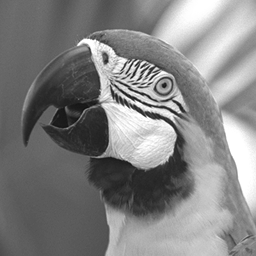
%> input picture Parrots.tif, 256 x 256 px
$ octave arun_2DCS_ETC.m   (GNU Octave 9; MATLAB toolbox functions it lacks are replaced by stand-ins)
%> lines starting %> are read from the running program, lines starting %| are printed output that depends on the picture
### Scramble.m
%
% function encrypted_image = Scramble (Index, original_image)
%
%   This function performs global random permutation (GRP) encryption.
%
%   Inputs
%   original_image: the original image which is required to be encrypted.
%   Index: random index for global random permutation

%   Outputs
%   encrypted_image: the encrypted image by using GRP encryption.

%  Originally written by Bo Zhang(email: zhangboswjtu@163.com), Army Engineering University.

% This program is free software; you can redistribute it and/or
% modify it under the terms of the GNU General Public License
% as published by the Free Software Foundation; either version 2
% of the License, or (at your option) any later version.
%
% This program is distributed in the hope that it will be useful,
% but WITHOUT ANY WARRANTY; without even the implied warranty of
% MERCHANTABILITY or FITNESS FOR A PARTICULAR PURPOSE.  See the
% GNU General Public License for more details.


function encrypted_image = Scramble (Index, original_image)

[row, col] = size(original_image);

size_images = row;

 vec_reshape_image = reshape(original_image, size_images * size_images, 1);        %    图像列处理化

 enc_vec_reshape_image = zeros(size_images * size_images, 1);            %    加密后图像

 for i=1: 1: size_images * size_images

     enc_vec_reshape_image (i) =  vec_reshape_image(Index(i));

 end

 encrypted_image = reshape(enc_vec_reshape_image, size_images, size_images);

### negative_postive_transform.m

%
% function dencrypted_image_NPT = negative_postive_inverse_transform (original_image, RBI_matrix, size_images)
%
%   This function performs NPT encryption.
%
%   Inputs
%   original_image: the original image which is required to be encrypted.
%   RBI_matrix: random binary integer matrix
%   size_images: the size of the image
%   Outputs
%   encrypted_image_NPT: the encrypted image by using NPT  encryption.

%  Originally written by Bo Zhang(email: zhangboswjtu@163.com), Army Engineering University.

% This program is free software; you can redistribute it and/or
% modify it under the terms of the GNU General Public License
% as published by the Free Software Foundation; either version 2
% of the License, or (at your option) any later version.
%
% This program is distributed in the hope that it will be useful,
% but WITHOUT ANY WARRANTY; without even the implied warranty of
% MERCHANTABILITY or FITNESS FOR A PARTICULAR PURPOSE.  See the
% GNU General Public License for more details.

function encrypted_image_NPT = negative_postive_transform (original_image, RBI_matrix, size_images)


for i = 1: size_images

    for j = 1: size_images


        if RBI_matrix  (i, j) ==1

          encrypted_image_NPT  (i, j) =   256-original_image (i, j);

        else

          encrypted_image_NPT  (i, j) =   original_image (i, j);

        end

    end

end

### SQ_Coding.m
%
% function [y_q rate] = SQ_Coding(y, quantizer_bitdepth, num_rows, num_cols)
%
%   This function performs SQ coding on the block measurements. For
%   simplicity, this function assumes that coding and decoding occurs
%   at the same place. Therefore, the final output is recovered measurement.
%   Unlike BCS-SPL and MH-BCS-SPL, MS-BCS-SPL has different data structure.
%   Therefore, the procedure is divided by two and handles the data
%   accordingly.
%
%   Inputs
%   y: block-by-block sampled measurements
%   quantizer_bitdepth: quantizer bit depth
%   num_rows: number of rows of the original image
%   num_cols: number of columns of the original image
%
%   Outputs
%   y_q: quantized measurements
%   rate: rate information reprensted as entropy

%
% DPCM for BCS-SPL: Differential Pulse-Code Modulation for
% Block Compressed Sensing - Smooth Projected Landweber
% Copyright (C) 2012  James E. Fowler
% http://www.ece.mstate.edu/~fowler
%
% This program is free software; you can redistribute it and/or
% modify it under the terms of the GNU General Public License
% as published by the Free Software Foundation; either version 2
% of the License, or (at your option) any later version.
%
% This program is distributed in the hope that it will be useful,
% but WITHOUT ANY WARRANTY; without even the implied warranty of
% MERCHANTABILITY or FITNESS FOR A PARTICULAR PURPOSE.  See the
% GNU General Public License for more details.
%
% You should have received a copy of the GNU General Public License
% along with this program; if not, write to the Free Software
% Foundation, Inc., 675 Mass Ave, Cambridge, MA 02139, USA.
%
%   Originally written by SungKwang Mun, Mississippi State University.
%

function [y_q, rate] = SQ_Coding(y, quantizer_bitdepth, num_rows, num_cols)


if iscell(y) % quantization for cell form of data (MS-BCS-SPL)
    y_max = max(y{1}(:));     y_min = min(y{1}(:));

    % q: stepsize
    q = (y_max - y_min)/2^quantizer_bitdepth;

    yq = cell(1, length(y));     y_q = cell(1, length(y));

    % baseband coding
    yq{1} = round(y{1}/q);
    % y_rate is to measure entropy
    y_rate = yq{1}(:);
    y_q{1} =  yq{1}*q;

    % subband coding
    for i = 1:length(y)-1
        for subband = 1:3
            yq{i+1}{subband} = round(y{i+1}{subband}/q);
            y_rate = [y_rate; yq{i+1}{subband}(:)];
            y_q{i+1}{subband} = yq{i+1}{subband}*q;
        end
    end
    total_pixels = num_rows*num_cols;
    rate = Measurement_Entropy(y_rate(:),total_pixels);

else % quantization for vector form or matrix form of data
    y_max = max(y(:)); y_min = min(y(:));
    % q: stepsize
    q = (y_max - y_min)/2^quantizer_bitdepth;

    % simple scalar quantization
    yq = round(y/q);

    total_pixels = num_rows*num_cols;
    rate = Measurement_Entropy(yq(:),total_pixels);
    y_q = yq*q;

end

### Measurement_Entropy.m
%
% function H = Measurement_Entropy(y, total_pixels)
%
%   This function performs calculation of the entropy of the input
%   frequency of the measurements y. Because of the dimensional reduction
%   property of CS, we take into account the number of total pixels in
%   the image.
%
%   Inputs
%   y: (quantized) measurements
%   total_pixels: total number of pixels of the image to be reconstructed
%
%   Outputs
%   H: entropy
%

%
% DPCM for BCS-SPL: Differential Pulse-Code Modulation for
% Block Compressed Sensing - Smooth Projected Landweber
% Copyright (C) 2012  James E. Fowler
% http://www.ece.mstate.edu/~fowler
%
% This program is free software; you can redistribute it and/or
% modify it under the terms of the GNU General Public License
% as published by the Free Software Foundation; either version 2
% of the License, or (at your option) any later version.
%
% This program is distributed in the hope that it will be useful,
% but WITHOUT ANY WARRANTY; without even the implied warranty of
% MERCHANTABILITY or FITNESS FOR A PARTICULAR PURPOSE.  See the
% GNU General Public License for more details.
%
% You should have received a copy of the GNU General Public License
% along with this program; if not, write to the Free Software
% Foundation, Inc., 675 Mass Ave, Cambridge, MA 02139, USA.
%

%
%   Originally written by SungKwang Mun, Mississippi State University
%

function H = Measurement_Entropy(y, total_pixels)

% assumed that y is vector.
y = y(:);

nbin = unique(y);
frequency = hist(y,nbin);

p = frequency/sum(frequency);
p(p==0) = 1;
H = sum(-p.*log2(p));

% total pixel is used to calculate the real entropy
H = H*numel(y)/total_pixels;


### TDPG_ED.m

% function reconstructed_image = 2DPG_ED (Y, Phi1, Phi2,  RBI_matrix, Index,
% ...num_rows, num_cols, num_levels)

%  This function performs image reconstruciton by using 2D projected
%  gradient with embedding decryption (2DPG-ED) algorithm.

%   Inputs
%   Y: the 2DCS samples.
%   Phi1, Phi2: the measurement matrices.
%   RBI_matrix: : the random binary integer matrix which is used for NPT encryption.
%   Index: the random index for global random permutation.
%   num_rows: the number of rows.
%   num_cols: the number of columns.
%   num_levels: Wavelet decomposition level.
%   Outputs
%   reconstructed_image: the reconstructed image by using 2DPG-ED algorithm.

%  For more details, please refer to the following paper.
%  Bo Zhang, Di Xiao and Yong Xiang, "Robust coding of encrypted images via 2D
%  compressed sensing," IEEE Transctions on Multimedia,2020, accepted.
%  Originally written by Bo Zhang(email: zhangboswjtu@163.com), Army Engineering University.

% This program is free software; you can redistribute it and/or
% modify it under the terms of the GNU General Public License
% as published by the Free Software Foundation; either version 2
% of the License, or (at your option) any later version.
%
% This program is distributed in the hope that it will be useful,
% but WITHOUT ANY WARRANTY; without even the implied warranty of
% MERCHANTABILITY or FITNESS FOR A PARTICULAR PURPOSE.  See the
% GNU General Public License for more details.


function reconstructed_image = TDPG_ED (Y, Phi1, Phi2,  RBI_matrix, Index, num_rows, num_cols, num_levels)

addpath('C:\Users\zb\Desktop\TDCS-ETC\mywork');                      %    functions


lambda = 6;                            %  the convergence-control factor

max_iterations = 200;            %  maximum iteration number

TOL = 0.0001;                         %  the given error tolerance

D_prev = 0;

num_factor = 0;

 pinvPhi1 =  pinv (Phi1);

 pinvPhi2 = pinv (Phi2');

X = pinvPhi1 * Y * pinvPhi2;         %    Initialization

for i = 1:max_iterations


 [X, D] = SPLIterationBivariate (Y, X, Phi1, Phi2,   pinvPhi1, pinvPhi2, RBI_matrix, Index, num_rows, num_cols, lambda, num_levels);


 % if the difference between the current solution and the previous solution is smaller
 % than the given error tolerance, break.

  if ((D_prev ~= 0) && (abs(D - D_prev) < TOL))

          break;

  end

  D_prev = D;

end

end_level = 1;

[X D] = SPLIterationBivariate (Y, X, Phi1, Phi2,  pinvPhi1, pinvPhi2, RBI_matrix, Index, num_rows, num_cols, lambda, num_levels);


X = negative_postive_inverse_transform (X, RBI_matrix, num_rows);

reconstructed_image = Unscramble (Index, X);


%%%%%%%%%%%%%%%%%%%%%%%%%%%%%%%%%%%%%%%%%%%%%%%%%%%%%%%%%%%%%%%%%%%%%%%%%


function [X, D] = SPLIterationBivariate(Y, X, Phi1, Phi2, pinvPhi1, pinvPhi2, NPT_model, Index, num_rows, num_cols, lambda, num_levels)

[af, sf] = farras;

L = 12;

r = 0.8;                                     %   the step-size

X1 = X;                                     %    Save the previous solution

X = negative_postive_inverse_transform (X, NPT_model, num_rows);

X_hat  = Unscramble (Index, X);

% Gradient descent in spatial domain

X_hat = X_hat - r * derivating_of_TV(X_hat, num_rows);

% Bivariate shrinkage in wavelet domain

X_check = dwt2D(symextend(X_hat, L * 2^(num_levels - 1)), ...
    num_levels, af);

if (nargin == 9)

  end_level = 1;

else

  end_level = num_levels - 1;

end

X_check = SPLBivariateShrinkage(X_check, end_level, lambda);

X_bar = idwt2D(X_check, num_levels, sf);

Irow = (L * 2^(num_levels - 1) + 1):(L * 2^(num_levels - 1) + num_rows);

Icol = (L * 2^(num_levels - 1) + 1):(L * 2^(num_levels - 1) + num_cols);

X_bar = X_bar(Irow, Icol);

% Projection onto the solution space in cipher domain

X_bar = Scramble (Index, X_bar);

X_bar = negative_postive_transform (X_bar, NPT_model, num_rows);

X = X_bar +  pinvPhi1 * (Y-Phi1 *X_bar * Phi2')* pinvPhi2;

D = RMS(X, X1);


%%%%%%%%%%%%%%%%%%%%%%%%%%%%%%%%%%%%%%%%%%%%%%%%%%%%%%%%%%%%%%%%%%%%%%%%%


% [25 lines left out: function SPLBivariateShrinkage, not called in this run]

### arun_2DCS_ETC.m
%
% 2DCS-ETC scheme: 2D Compressed Sensing based Encryption-Then-Compression.
% This code runs the experiments for 2DCS-ETC scheme.

%  Bo Zhang, Di Xiao and Yong Xiang, "Robust coding of encrypted images via 2D
%  compressed sensing," IEEE Transctions on Multimedia,2020, accepted.
%
%  Originally written by Bo Zhang(email: zhangboswjtu@163.com), Army Engineering University.

% This program is free software; you can redistribute it and/or
% modify it under the terms of the GNU General Public License
% as published by the Free Software Foundation; either version 2
% of the License, or (at your option) any later version.
%
% This program is distributed in the hope that it will be useful,
% but WITHOUT ANY WARRANTY; without even the implied warranty of
% MERCHANTABILITY or FITNESS FOR A PARTICULAR PURPOSE.  See the
% GNU General Public License for more details.

clc;

clear;

addpath('C:\Users\zb\Desktop\TDCS-ETC\dataset11');                   %    The test images

addpath('C:\Users\zb\Desktop\TDCS-ETC\WaveletSoftware');       %     WaveletSoftware

addpath('C:\Users\zb\Desktop\TDCS-ETC\mywork');                      %    functions

%%  ¡ª ¡ª ¡ª ¡ª ¡ª  ¡ª ¡ª ¡ª ¡ª ¡ª ¡ª ¡ª ¡ª ¡ª ¡ª ¡ª ¡ª ¡ª ¡ª ¡ª ¡ª ¡ª ¡ª ¡ª ¡ª ¡ª ¡ª ¡ª ¡ª ¡ª ¡ª ¡ª ¡ª ¡ª ¡ª ¡ª ¡ª ¡ª

% [15 lines of commented-out code are left out]

filename = 'Parrots';

original_filename = [ filename '.tif'];

original_image = double(imread(original_filename));
%> original_image: size 256x256 double; min 15, max 255, mean 130.5; mean of the top-left, top-right, bottom-left and bottom-right quarters 103.6, 168.6, 93.2, 156.4

[num_rows, num_cols] = size(original_image);
%> num_rows = 256; num_cols = 256

%  ¡ª ¡ª ¡ª ¡ª ¡ª  ¡ª ¡ª ¡ª ¡ª ¡ª ¡ª ¡ª ¡ª ¡ª ¡ª ¡ª ¡ª ¡ª ¡ª ¡ª ¡ª ¡ª ¡ª ¡ª ¡ª ¡ª ¡ª ¡ª ¡ª ¡ª ¡ª ¡ª ¡ª ¡ª ¡ª ¡ª ¡ª ¡ª

%  Parameters

subrate = 0.5;                                         %   subrate

quantizer_bitdepth = 6;                         %    quantizer_bitdepth

size_images = 256;                                %    the number of rows (or columns) of the image ( square matrix only! )

num_levels = 3;                                     %    Wavelet decomposition level


%%  image encryption

%  global random permutation (GRP) operation

 Index = randperm (size_images * size_images);                                       %    generate a random index for GRP operation

 intermediate_encrypted_image = Scramble (Index, original_image);
%> in Scramble, `encrypted_image = reshape(enc_vec_reshape_image, size_images, size_ima..`:
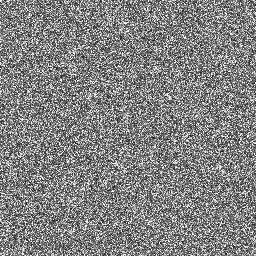
%> encrypted_image: size 256x256 double; min 15, max 255, mean 130.5; mean of the top-left, top-right, bottom-left and bottom-right quarters 130.7, 130.2, 130.3, 130.6

 %  ¡ª ¡ª ¡ª ¡ª ¡ª  ¡ª ¡ª ¡ª ¡ª ¡ª ¡ª ¡ª ¡ª ¡ª ¡ª ¡ª ¡ª ¡ª ¡ª ¡ª ¡ª ¡ª ¡ª ¡ª ¡ª ¡ª ¡ª ¡ª ¡ª ¡ª ¡ª ¡ª ¡ª ¡ª ¡ª ¡ª ¡ª ¡ª

%  negative-positive transformation (NPT) operation

 RBI_matrix = zeros (size_images, size_images);  %  generate a random binary integer matrix for  NPT operation

for i = 1: size_images

    for j = 1: size_images

        Permutation = randperm ( 2 )  ;

        if Permutation (1) ==1

          RBI_matrix  (i, j) = 0;

        else

          RBI_matrix  (i, j) = 1;

        end

    end

end

% NPT encryption

final_encrypted_image = negative_postive_transform (intermediate_encrypted_image, RBI_matrix, size_images);
%> after the loop in negative_postive_transform, `for i = 1: size_images`:
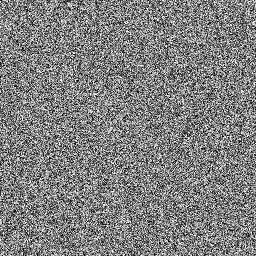
%> encrypted_image_NPT: size 256x256 double; min 1, max 255, mean 128


%% Encrypted-image compression

 %  Gray mapping operation

  template_matrix = zeros (size_images, size_images);     %   generate a template matrix

for i=1:1:size_images

    for j =1:1:size_images

    template_matrix (i, j)  = 128;

    end

end

final_encrypted_image_GM = final_encrypted_image - template_matrix;

%  ¡ª ¡ª ¡ª ¡ª ¡ª  ¡ª ¡ª ¡ª ¡ª ¡ª ¡ª ¡ª ¡ª ¡ª ¡ª ¡ª ¡ª ¡ª ¡ª ¡ª ¡ª ¡ª ¡ª ¡ª ¡ª ¡ª ¡ª ¡ª ¡ª ¡ª ¡ª ¡ª ¡ª ¡ª ¡ª ¡ª ¡ª ¡ª

%   2D compressed sensing (2DCS)

%  generate two random measurement matrices

M = round(sqrt(subrate * size_images* size_images));

Phi1 = orth(randn(size_images, size_images))';

Phi1 = Phi1(1:M, :);

Phi2 = orth(randn(size_images, size_images))';

Phi2 = Phi2(1:M, :);

tic;

Y =  Phi1 * final_encrypted_image_GM * Phi2';                 %   2DCS projection

time_encoder = toc;

%  Scalar quantization

[yq, rate_sq] = SQ_Coding (Y, quantizer_bitdepth, num_rows, num_cols);
%> in SQ_Coding, `y_max = max(y(:))`: y_max = 240.5
%> in SQ_Coding, `y_min = min(y(:))`: y_min = -239.6
%> in SQ_Coding, `q = (y_max - y_min)/2^quantizer_bitdepth;`: q = 7.5
%> in Measurement_Entropy, `nbin = unique(y);`: nbin = 65 values from -32 to 32
%> in Measurement_Entropy, `frequency = hist(y,nbin);`: frequency = 65 values, max 1673 at index 33, min 1 at index 1, mean 504
%> in Measurement_Entropy, `p = frequency/sum(frequency);`: p = 65 values, max 0.0511 at index 33, min 3.05e-05 at index 1, mean 0.0154
%> in Measurement_Entropy, `H = sum(-p.*log2(p));`: H = 5.02
%> in Measurement_Entropy, `H = H*numel(y)/total_pixels;`: H = 2.51
%> rate_sq = 2.51


%%  Image reconstruction

% Locally recover the 2DCS samples of the final_encrypted_image

Y_template_matrix =  Phi1 *  template_matrix * Phi2';      %   Recover the 2DCS samples of the template matrix at the decoder side

Yq =yq + Y_template_matrix;                                             %   Recover the 2DCS samples

% Image reconstruciton by using 2D projected gradient with embedding decryption (2DPG-ED) algorithm.

tic;

reconstructed_image = TDPG_ED (Yq, Phi1, Phi2, ...
    RBI_matrix, Index, num_rows, num_cols, num_levels);
%> the run ends on the next line

$ run again, with Monarch.tif copied over Parrots.tif
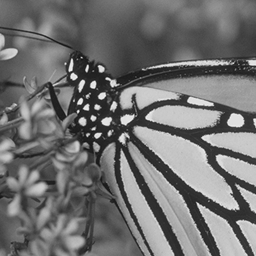
%> input picture Monarch.tif, 256 x 256 px
%> in Scramble, `encrypted_image = reshape(enc_vec_reshape_image, size_images, size_ima..`:
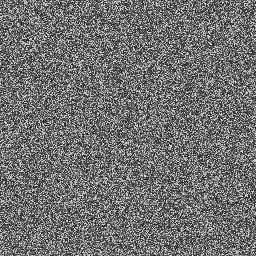
%> encrypted_image: size 256x256 double; min 16, max 243, mean 112.9; mean of the top-left, top-right, bottom-left and bottom-right quarters 113, 112.3, 113.3, 112.8
%> after the loop in negative_postive_transform, `for i = 1: size_images`:
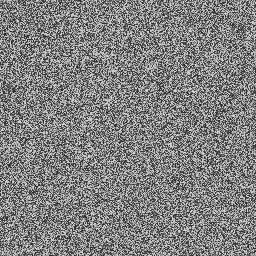
%> encrypted_image_NPT: size 256x256 double; min 13, max 243, mean 128.3
%> y_max = 204.2
%> y_min = -238.4
%> q = 6.91
%> nbin = 63 values from -34 to 30
%> frequency = 63 values, max 1641 at index 32, min 1 at index 1, mean 520
%> p = 63 values, max 0.0501 at index 32, min 3.05e-05 at index 1, mean 0.0159
%> in Measurement_Entropy, `H = sum(-p.*log2(p));`: H = 5.04
%> in Measurement_Entropy, `H = H*numel(y)/total_pixels;`: H = 2.52

$ run again, with barbara.tif copied over Parrots.tif
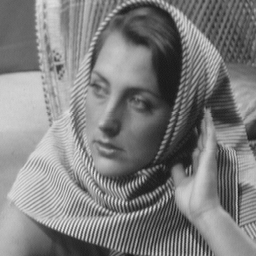
%> input picture barbara.tif, 256 x 256 px
%> in Scramble, `encrypted_image = reshape(enc_vec_reshape_image, size_images, size_ima..`:
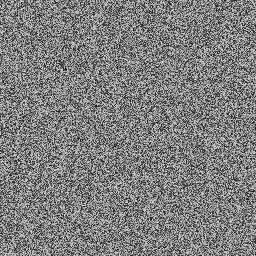
%> encrypted_image: size 256x256 double; min 23, max 231, mean 126.4; mean of the top-left, top-right, bottom-left and bottom-right quarters 126.6, 125.8, 126.6, 126.7
%> after the loop in negative_postive_transform, `for i = 1: size_images`:
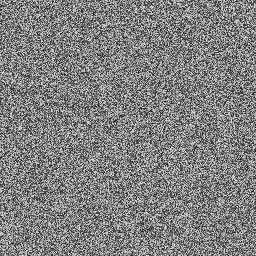
%> encrypted_image_NPT: size 256x256 double; min 23, max 233, mean 128.1
%> y_max = 208.6
%> y_min = -207.8
%> q = 6.51
%> nbin = 60 values from -32 to 32
%> frequency = 60 values, max 1749 at index 30, min 1 at index 1, mean 546
%> p = 60 values, max 0.0534 at index 30, min 3.05e-05 at index 1, mean 0.0167
%> in Measurement_Entropy, `H = sum(-p.*log2(p));`: H = 5.01
%> in Measurement_Entropy, `H = H*numel(y)/total_pixels;`: H = 2.5

$ run again, with boats.tif copied over Parrots.tif
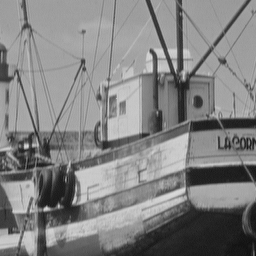
%> input picture boats.tif, 256 x 256 px
%> in Scramble, `encrypted_image = reshape(enc_vec_reshape_image, size_images, size_ima..`:
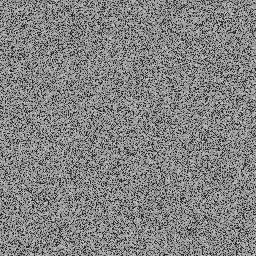
%> encrypted_image: size 256x256 double; min 11, max 220, mean 130.2; mean of the top-left, top-right, bottom-left and bottom-right quarters 130.3, 130.2, 130.3, 129.9
%> after the loop in negative_postive_transform, `for i = 1: size_images`:
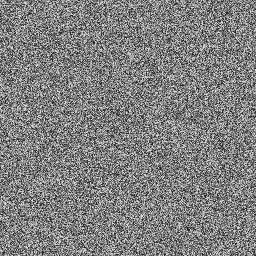
%> encrypted_image_NPT: size 256x256 double; min 16, max 245, mean 127.9
%> y_max = 199.1
%> y_min = -190.7
%> q = 6.09
%> nbin = 65 values from -31 to 33
%> frequency = 65 values, max 1651 at index 31, min 1 at index 1, mean 504
%> p = 65 values, max 0.0504 at index 31, min 3.05e-05 at index 1, mean 0.0154
%> in Measurement_Entropy, `H = sum(-p.*log2(p));`: H = 5.07
%> in Measurement_Entropy, `H = H*numel(y)/total_pixels;`: H = 2.53
